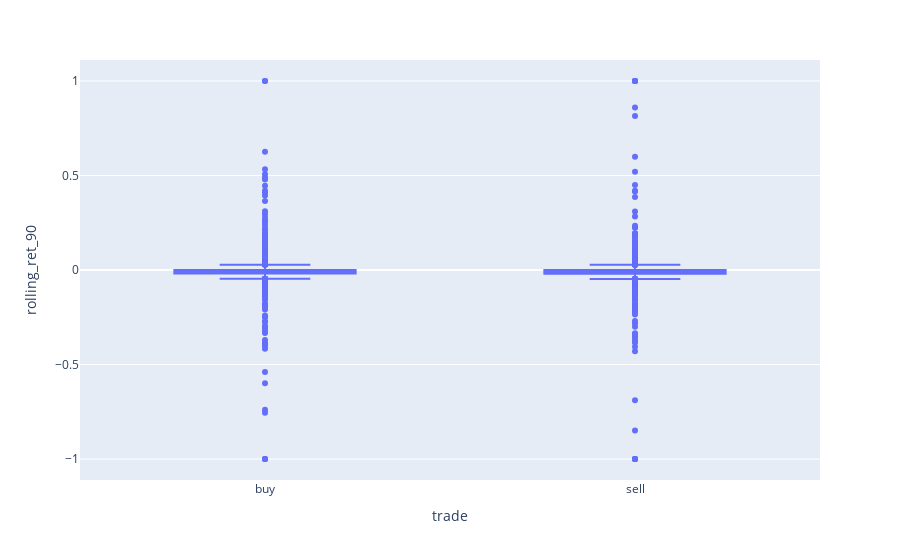

Notebook cell for this chart:
### Code cell
fig = px.box(all_trades, x='trade', y='rolling_ret_90')
fig.show()

### Figure 1 — Plotly figure (JSON) as saved in the notebook; plotly's stock layout.template omitted (floating-point values rounded to 4 significant figures; data arrays with more than 128 entries replaced by an {"elided": "..."} marker saying what was removed)
{"data": [{"alignmentgroup": "True", "hovertemplate": "trade=%{x}<br>rolling_ret_90=%{y}<extra></extra>", "legendgroup": "", "marker": {"color": "#636efa"}, "name": "", "notched": false, "offsetgroup": "", "orientation": "v", "showlegend": false, "type": "box", "x": {"elided": "4258 str values"}, "x0": " ", "xaxis": "x", "y": {"elided": "4258 float values"}, "y0": " ", "yaxis": "y"}], "layout": {"boxmode": "group", "legend": {"tracegroupgap": 0}, "margin": {"t": 60}, "xaxis": {"anchor": "y", "domain": [0, 1], "title": {"text": "trade"}}, "yaxis": {"anchor": "x", "domain": [0, 1], "title": {"text": "rolling_ret_90"}}}}
